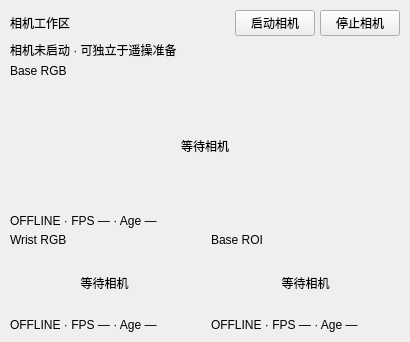
         <widget class="QFrame" name="collection_surfacePanel_5">
          <property name="role" stdset="0">
           <string notr="true">surfacePanel</string>
          </property>
          <property name="minimumSize">
           <size>
            <width>410</width>
            <height>0</height>
           </size>
          </property>
          <property name="sizePolicy">
           <sizepolicy hsizetype="Preferred" vsizetype="Preferred">
            <horstretch>3</horstretch>
            <verstretch>3</verstretch>
           </sizepolicy>
          </property>
          <layout class="QVBoxLayout" name="collection_VBoxLayout_7" stretch="0,0,2,1">
           <property name="leftMargin">
            <number>10</number>
           </property>
           <property name="topMargin">
            <number>10</number>
           </property>
           <property name="rightMargin">
            <number>10</number>
           </property>
           <property name="bottomMargin">
            <number>10</number>
           </property>
           <property name="spacing">
            <number>5</number>
           </property>
           <item>
            <layout class="QHBoxLayout" name="collection_HBoxLayout_6" stretch="1,0,0">
             <property name="leftMargin">
              <number>0</number>
             </property>
             <property name="topMargin">
              <number>0</number>
             </property>
             <property name="rightMargin">
              <number>0</number>
             </property>
             <property name="bottomMargin">
              <number>0</number>
             </property>
             <property name="spacing">
              <number>5</number>
             </property>
             <item>
              <widget class="QLabel" name="collection_sectionTitle_2">
               <property name="role" stdset="0">
                <string notr="true">sectionTitle</string>
               </property>
               <property name="sizePolicy">
                <sizepolicy hsizetype="Preferred" vsizetype="Preferred">
                 <horstretch>0</horstretch>
                 <verstretch>0</verstretch>
                </sizepolicy>
               </property>
               <property name="text">
                <string>相机工作区</string>
               </property>
               <property name="wordWrap">
                <bool>true</bool>
               </property>
               <property name="alignment">
                <set>Qt::AlignLeft|Qt::AlignVCenter</set>
               </property>
               <property name="textInteractionFlags">
                <set>Qt::LinksAccessibleByMouse</set>
               </property>
              </widget>
             </item>
             <item>
              <widget class="QPushButton" name="collection_start_cameras_button">
               <property name="role" stdset="0">
                <string notr="true">quiet</string>
               </property>
               <property name="sizePolicy">
                <sizepolicy hsizetype="Minimum" vsizetype="Fixed">
                 <horstretch>0</horstretch>
                 <verstretch>0</verstretch>
                </sizepolicy>
               </property>
               <property name="text">
                <string>启动相机</string>
               </property>
              </widget>
             </item>
             <item>
              <widget class="QPushButton" name="collection_stop_cameras_button">
               <property name="role" stdset="0">
                <string notr="true">quiet</string>
               </property>
               <property name="sizePolicy">
                <sizepolicy hsizetype="Minimum" vsizetype="Fixed">
                 <horstretch>0</horstretch>
                 <verstretch>0</verstretch>
                </sizepolicy>
               </property>
               <property name="text">
                <string>停止相机</string>
               </property>
              </widget>
             </item>
            </layout>
           </item>
           <item>
            <layout class="QHBoxLayout" name="collection_HBoxLayout_7" stretch="1">
             <property name="leftMargin">
              <number>0</number>
             </property>
             <property name="topMargin">
              <number>0</number>
             </property>
             <property name="rightMargin">
              <number>0</number>
             </property>
             <property name="bottomMargin">
              <number>0</number>
             </property>
             <property name="spacing">
              <number>5</number>
             </property>
             <item>
              <widget class="QLabel" name="collection_camera_hint">
               <property name="role" stdset="0">
                <string notr="true">mutedText</string>
               </property>
               <property name="sizePolicy">
                <sizepolicy hsizetype="Preferred" vsizetype="Preferred">
                 <horstretch>0</horstretch>
                 <verstretch>0</verstretch>
                </sizepolicy>
               </property>
               <property name="text">
                <string>相机未启动 · 可独立于遥操准备</string>
               </property>
               <property name="wordWrap">
                <bool>true</bool>
               </property>
               <property name="alignment">
                <set>Qt::AlignLeft|Qt::AlignVCenter</set>
               </property>
               <property name="textInteractionFlags">
                <set>Qt::LinksAccessibleByMouse</set>
               </property>
              </widget>
             </item>
            </layout>
           </item>
           <item>
            <widget class="QWidget" name="collection_Widget_2">
             <property name="sizePolicy">
              <sizepolicy hsizetype="Preferred" vsizetype="Preferred">
               <horstretch>0</horstretch>
               <verstretch>0</verstretch>
              </sizepolicy>
             </property>
             <layout class="QVBoxLayout" name="collection_VBoxLayout_8" stretch="0,1,0">
              <property name="leftMargin">
               <number>0</number>
              </property>
              <property name="topMargin">
               <number>0</number>
              </property>
              <property name="rightMargin">
               <number>0</number>
              </property>
              <property name="bottomMargin">
               <number>0</number>
              </property>
              <property name="spacing">
               <number>3</number>
              </property>
              <item>
               <widget class="QLabel" name="collection_preview_titles_0">
                <property name="role" stdset="0">
                 <string notr="true">previewTitle</string>
                </property>
                <property name="sizePolicy">
                 <sizepolicy hsizetype="Ignored" vsizetype="Preferred">
                  <horstretch>0</horstretch>
                  <verstretch>0</verstretch>
                 </sizepolicy>
                </property>
                <property name="text">
                 <string>Base RGB</string>
                </property>
                <property name="wordWrap">
                 <bool>false</bool>
                </property>
                <property name="alignment">
                 <set>Qt::AlignLeft|Qt::AlignVCenter</set>
                </property>
                <property name="textInteractionFlags">
                 <set>Qt::LinksAccessibleByMouse</set>
                </property>
               </widget>
              </item>
              <item>
               <widget class="QLabel" name="collection_base_preview">
                <property name="role" stdset="0">
                 <string notr="true">previewImage</string>
                </property>
                <property name="minimumSize">
                 <size>
                  <width>180</width>
                  <height>130</height>
                 </size>
                </property>
                <property name="maximumSize">
                 <size>
                  <width>16777215</width>
                  <height>230</height>
                 </size>
                </property>
                <property name="sizePolicy">
                 <sizepolicy hsizetype="Ignored" vsizetype="Ignored">
                  <horstretch>0</horstretch>
                  <verstretch>0</verstretch>
                 </sizepolicy>
                </property>
                <property name="text">
                 <string>等待相机</string>
                </property>
                <property name="wordWrap">
                 <bool>false</bool>
                </property>
                <property name="alignment">
                 <set>Qt::AlignCenter</set>
                </property>
                <property name="textInteractionFlags">
                 <set>Qt::LinksAccessibleByMouse</set>
                </property>
               </widget>
              </item>
              <item>
               <widget class="QLabel" name="collection_camera_metrics_0">
                <property name="role" stdset="0">
                 <string notr="true">mutedText</string>
                </property>
                <property name="sizePolicy">
                 <sizepolicy hsizetype="Ignored" vsizetype="Preferred">
                  <horstretch>0</horstretch>
                  <verstretch>0</verstretch>
                 </sizepolicy>
                </property>
                <property name="text">
                 <string>OFFLINE · FPS — · Age —</string>
                </property>
                <property name="wordWrap">
                 <bool>false</bool>
                </property>
                <property name="alignment">
                 <set>Qt::AlignLeft|Qt::AlignVCenter</set>
                </property>
                <property name="textInteractionFlags">
                 <set>Qt::LinksAccessibleByMouse</set>
                </property>
               </widget>
              </item>
             </layout>
            </widget>
           </item>
           <item>
            <layout class="QHBoxLayout" name="collection_HBoxLayout_8" stretch="1,1">
             <property name="leftMargin">
              <number>0</number>
             </property>
             <property name="topMargin">
              <number>0</number>
             </property>
             <property name="rightMargin">
              <number>0</number>
             </property>
             <property name="bottomMargin">
              <number>0</number>
             </property>
             <property name="spacing">
              <number>12</number>
             </property>
             <item>
              <widget class="QWidget" name="collection_Widget_3">
               <property name="sizePolicy">
                <sizepolicy hsizetype="Preferred" vsizetype="Preferred">
                 <horstretch>0</horstretch>
                 <verstretch>0</verstretch>
                </sizepolicy>
               </property>
               <layout class="QVBoxLayout" name="collection_VBoxLayout_9" stretch="0,1,0">
                <property name="leftMargin">
                 <number>0</number>
                </property>
                <property name="topMargin">
                 <number>0</number>
                </property>
                <property name="rightMargin">
                 <number>0</number>
                </property>
                <property name="bottomMargin">
                 <number>0</number>
                </property>
                <property name="spacing">
                 <number>3</number>
                </property>
                <item>
                 <widget class="QLabel" name="collection_preview_titles_1">
                  <property name="role" stdset="0">
                   <string notr="true">previewTitle</string>
                  </property>
                  <property name="sizePolicy">
                   <sizepolicy hsizetype="Ignored" vsizetype="Preferred">
                    <horstretch>0</horstretch>
                    <verstretch>0</verstretch>
                   </sizepolicy>
                  </property>
                  <property name="text">
                   <string>Wrist RGB</string>
                  </property>
                  <property name="wordWrap">
                   <bool>false</bool>
                  </property>
                  <property name="alignment">
                   <set>Qt::AlignLeft|Qt::AlignVCenter</set>
                  </property>
                  <property name="textInteractionFlags">
                   <set>Qt::LinksAccessibleByMouse</set>
                  </property>
                 </widget>
                </item>
                <item>
                 <widget class="QLabel" name="collection_wrist_preview">
                  <property name="role" stdset="0">
                   <string notr="true">previewImage</string>
                  </property>
                  <property name="minimumSize">
                   <size>
                    <width>180</width>
                    <height>65</height>
                   </size>
                  </property>
                  <property name="maximumSize">
                   <size>
                    <width>16777215</width>
                    <height>110</height>
                   </size>
                  </property>
                  <property name="sizePolicy">
                   <sizepolicy hsizetype="Ignored" vsizetype="Ignored">
                    <horstretch>0</horstretch>
                    <verstretch>0</verstretch>
                   </sizepolicy>
                  </property>
                  <property name="text">
                   <string>等待相机</string>
                  </property>
                  <property name="wordWrap">
                   <bool>false</bool>
                  </property>
                  <property name="alignment">
                   <set>Qt::AlignCenter</set>
                  </property>
                  <property name="textInteractionFlags">
                   <set>Qt::LinksAccessibleByMouse</set>
                  </property>
                 </widget>
                </item>
                <item>
                 <widget class="QLabel" name="collection_camera_metrics_1">
                  <property name="role" stdset="0">
                   <string notr="true">mutedText</string>
                  </property>
                  <property name="sizePolicy">
                   <sizepolicy hsizetype="Ignored" vsizetype="Preferred">
                    <horstretch>0</horstretch>
                    <verstretch>0</verstretch>
                   </sizepolicy>
                  </property>
                  <property name="text">
                   <string>OFFLINE · FPS — · Age —</string>
                  </property>
                  <property name="wordWrap">
                   <bool>false</bool>
                  </property>
                  <property name="alignment">
                   <set>Qt::AlignLeft|Qt::AlignVCenter</set>
                  </property>
                  <property name="textInteractionFlags">
                   <set>Qt::LinksAccessibleByMouse</set>
                  </property>
                 </widget>
                </item>
               </layout>
              </widget>
             </item>
             <item>
              <widget class="QWidget" name="collection_Widget_4">
               <property name="sizePolicy">
                <sizepolicy hsizetype="Preferred" vsizetype="Preferred">
                 <horstretch>0</horstretch>
                 <verstretch>0</verstretch>
                </sizepolicy>
               </property>
               <layout class="QVBoxLayout" name="collection_VBoxLayout_10" stretch="0,1,0">
                <property name="leftMargin">
                 <number>0</number>
                </property>
                <property name="topMargin">
                 <number>0</number>
                </property>
                <property name="rightMargin">
                 <number>0</number>
                </property>
                <property name="bottomMargin">
                 <number>0</number>
                </property>
                <property name="spacing">
                 <number>3</number>
                </property>
                <item>
                 <widget class="QLabel" name="collection_preview_titles_2">
                  <property name="role" stdset="0">
                   <string notr="true">previewTitle</string>
                  </property>
                  <property name="sizePolicy">
                   <sizepolicy hsizetype="Ignored" vsizetype="Preferred">
                    <horstretch>0</horstretch>
                    <verstretch>0</verstretch>
                   </sizepolicy>
                  </property>
                  <property name="text">
                   <string>Base ROI</string>
                  </property>
                  <property name="wordWrap">
                   <bool>false</bool>
                  </property>
                  <property name="alignment">
                   <set>Qt::AlignLeft|Qt::AlignVCenter</set>
                  </property>
                  <property name="textInteractionFlags">
                   <set>Qt::LinksAccessibleByMouse</set>
                  </property>
                 </widget>
                </item>
                <item>
                 <widget class="QLabel" name="collection_roi_preview">
                  <property name="role" stdset="0">
                   <string notr="true">previewImage</string>
                  </property>
                  <property name="minimumSize">
                   <size>
                    <width>180</width>
                    <height>65</height>
                   </size>
                  </property>
                  <property name="maximumSize">
                   <size>
                    <width>16777215</width>
                    <height>110</height>
                   </size>
                  </property>
                  <property name="sizePolicy">
                   <sizepolicy hsizetype="Ignored" vsizetype="Ignored">
                    <horstretch>0</horstretch>
                    <verstretch>0</verstretch>
                   </sizepolicy>
                  </property>
                  <property name="text">
                   <string>等待相机</string>
                  </property>
                  <property name="wordWrap">
                   <bool>false</bool>
                  </property>
                  <property name="alignment">
                   <set>Qt::AlignCenter</set>
                  </property>
                  <property name="textInteractionFlags">
                   <set>Qt::LinksAccessibleByMouse</set>
                  </property>
                 </widget>
                </item>
                <item>
                 <widget class="QLabel" name="collection_camera_metrics_2">
                  <property name="role" stdset="0">
                   <string notr="true">mutedText</string>
                  </property>
                  <property name="sizePolicy">
                   <sizepolicy hsizetype="Ignored" vsizetype="Preferred">
                    <horstretch>0</horstretch>
                    <verstretch>0</verstretch>
                   </sizepolicy>
                  </property>
                  <property name="text">
                   <string>OFFLINE · FPS — · Age —</string>
                  </property>
                  <property name="wordWrap">
                   <bool>false</bool>
                  </property>
                  <property name="alignment">
                   <set>Qt::AlignLeft|Qt::AlignVCenter</set>
                  </property>
                  <property name="textInteractionFlags">
                   <set>Qt::LinksAccessibleByMouse</set>
                  </property>
                 </widget>
                </item>
               </layout>
              </widget>
             </item>
            </layout>
           </item>
          </layout>
         </widget>
